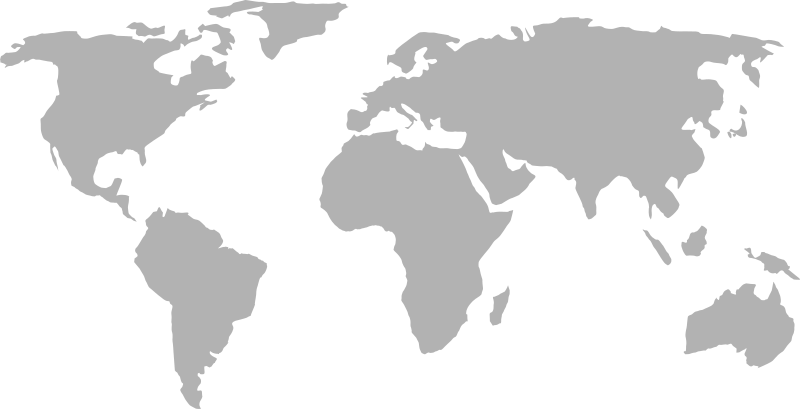
#> input picture worldmap.png, 800 x 409 px
$ python map_to_json.py
#> lines starting #> are read from the running program, lines starting #| are printed output that depends on the picture
import json
from PIL import Image
import numpy as np

# Open the world map image
img = Image.open('worldmap.png')
#> img is the input picture: PIL image 800x409 LA; mean R, G, B, A 62.6, 62.6, 62.6, 86.8

# Resize to 195x105
img = img.resize((195, 105))
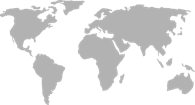
#> img: PIL image 195x105 LA; mean R, G, B, A 70.1, 70.1, 70.1, 86.8; transparent parts drawn white

# Ensure we have alpha channel (RGBA mode)
img_rgba = img.convert('RGBA')

# Convert to binary (0 and 1)
# Any pixel with alpha > 0 is considered 1, transparent pixels (alpha = 0) are 0
binary_data = []

for y in range(img_rgba.height):
    row = ""
    for x in range(img_rgba.width):
        # Get RGBA values
        r, g, b, a = img_rgba.getpixel((x, y))
        # If alpha is 0 (completely transparent), it's 0, otherwise it's 1
        if a == 0:
            row += "0"
        else:
            row += "1"
    binary_data.append(row)
#> after the loop, binary_data = 105 items

# Verify dimensions
assert len(binary_data) == 105, f"Expected 105 rows, got {len(binary_data)}"
for i, row in enumerate(binary_data):
    assert len(row) == 195, f"Row {i} expected length 195, got {len(row)}"
#> this loop made 105 passes

# Save to JSON file
with open('worldmap.json', 'w') as f:
    json.dump(binary_data, f)

print("Conversion complete. JSON file created with dimensions 195x105.")
